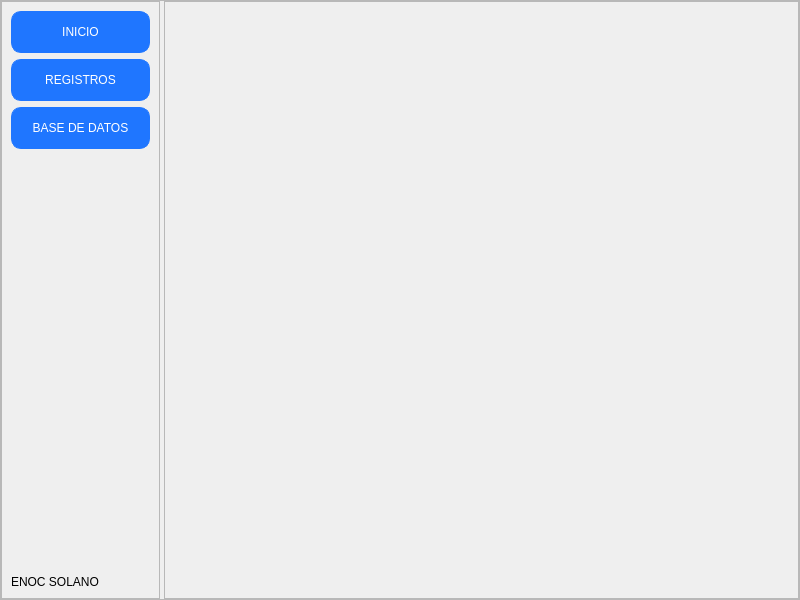
<?xml version="1.0" encoding="UTF-8"?>
<ui version="4.0">
 <class>MainWindow</class>
 <widget class="QMainWindow" name="MainWindow">
  <property name="geometry">
   <rect>
    <x>0</x>
    <y>0</y>
    <width>800</width>
    <height>600</height>
   </rect>
  </property>
  <property name="windowTitle">
   <string>MainWindow</string>
  </property>
  <widget class="QWidget" name="centralwidget">
   <layout class="QHBoxLayout" name="horizontalLayout">
    <property name="spacing">
     <number>0</number>
    </property>
    <property name="leftMargin">
     <number>0</number>
    </property>
    <property name="topMargin">
     <number>0</number>
    </property>
    <property name="rightMargin">
     <number>0</number>
    </property>
    <property name="bottomMargin">
     <number>0</number>
    </property>
    <item>
     <widget class="QFrame" name="frame">
      <property name="frameShape">
       <enum>QFrame::StyledPanel</enum>
      </property>
      <property name="frameShadow">
       <enum>QFrame::Raised</enum>
      </property>
      <layout class="QHBoxLayout" name="horizontalLayout_2" stretch="2,8">
       <property name="spacing">
        <number>4</number>
       </property>
       <property name="leftMargin">
        <number>0</number>
       </property>
       <property name="topMargin">
        <number>0</number>
       </property>
       <property name="rightMargin">
        <number>0</number>
       </property>
       <property name="bottomMargin">
        <number>0</number>
       </property>
       <item>
        <widget class="QFrame" name="frame_control">
         <property name="styleSheet">
          <string notr="true">QPushButton{
padding: 13% 0;
border: 1px solid rgb(31, 118, 255);
border-radius: 10px;
background-color: rgb(31, 118, 255);
color: rgb(255, 255, 255);
}

QPushButton:hover{
background-color: rgb(212, 212, 212);
color: rgb(8, 0, 20);
border: 1px solid rgb(212, 212, 212);
}
</string>
         </property>
         <property name="frameShape">
          <enum>QFrame::StyledPanel</enum>
         </property>
         <property name="frameShadow">
          <enum>QFrame::Raised</enum>
         </property>
         <layout class="QVBoxLayout" name="verticalLayout">
          <item>
           <widget class="QPushButton" name="bt_inicio">
            <property name="text">
             <string>INICIO</string>
            </property>
           </widget>
          </item>
          <item>
           <widget class="QPushButton" name="bt_registros">
            <property name="text">
             <string>REGISTROS</string>
            </property>
           </widget>
          </item>
          <item>
           <widget class="QPushButton" name="bt_base_datos">
            <property name="text">
             <string>BASE DE DATOS</string>
            </property>
           </widget>
          </item>
          <item>
           <spacer name="verticalSpacer">
            <property name="orientation">
             <enum>Qt::Vertical</enum>
            </property>
            <property name="sizeHint" stdset="0">
             <size>
              <width>20</width>
              <height>291</height>
             </size>
            </property>
           </spacer>
          </item>
          <item>
           <widget class="QLabel" name="label">
            <property name="text">
             <string>ENOC SOLANO</string>
            </property>
           </widget>
          </item>
         </layout>
        </widget>
       </item>
       <item>
        <widget class="QFrame" name="frame_contenedor">
         <property name="frameShape">
          <enum>QFrame::StyledPanel</enum>
         </property>
         <property name="frameShadow">
          <enum>QFrame::Raised</enum>
         </property>
         <layout class="QVBoxLayout" name="verticalLayout_2">
          <property name="spacing">
           <number>0</number>
          </property>
          <property name="leftMargin">
           <number>0</number>
          </property>
          <property name="topMargin">
           <number>0</number>
          </property>
          <property name="rightMargin">
           <number>0</number>
          </property>
          <property name="bottomMargin">
           <number>0</number>
          </property>
          <item>
           <widget class="QStackedWidget" name="stackedWidget">
            <property name="currentIndex">
             <number>32</number>
            </property>
            <widget class="QWidget" name="page_inicio">
             <layout class="QVBoxLayout" name="verticalLayout_3" stretch="1,9">
              <item>
               <widget class="QFrame" name="frame_head_inicio">
                <property name="styleSheet">
                 <string notr="true">QFrame{
background-color: rgb(31, 118, 255);
color: #fff;
border-radius: 10px;
}
</string>
                </property>
                <property name="frameShape">
                 <enum>QFrame::StyledPanel</enum>
                </property>
                <property name="frameShadow">
                 <enum>QFrame::Raised</enum>
                </property>
                <layout class="QHBoxLayout" name="horizontalLayout_5">
                 <item>
                  <spacer name="horizontalSpacer">
                   <property name="orientation">
                    <enum>Qt::Horizontal</enum>
                   </property>
                   <property name="sizeHint" stdset="0">
                    <size>
                     <width>261</width>
                     <height>20</height>
                    </size>
                   </property>
                  </spacer>
                 </item>
                 <item>
                  <widget class="QLabel" name="label_head_inicio">
                   <property name="text">
                    <string>INICIO</string>
                   </property>
                   <property name="alignment">
                    <set>Qt::AlignCenter</set>
                   </property>
                  </widget>
                 </item>
                 <item>
                  <spacer name="horizontalSpacer_2">
                   <property name="orientation">
                    <enum>Qt::Horizontal</enum>
                   </property>
                   <property name="sizeHint" stdset="0">
                    <size>
                     <width>261</width>
                     <height>20</height>
                    </size>
                   </property>
                  </spacer>
                 </item>
                </layout>
               </widget>
              </item>
              <item>
               <widget class="QFrame" name="frame_body_inicio">
                <property name="styleSheet">
                 <string notr="true"/>
                </property>
                <property name="frameShape">
                 <enum>QFrame::StyledPanel</enum>
                </property>
                <property name="frameShadow">
                 <enum>QFrame::Raised</enum>
                </property>
                <layout class="QGridLayout" name="gridLayout_2">
                 <item row="0" column="1">
                  <spacer name="verticalSpacer_2">
                   <property name="orientation">
                    <enum>Qt::Vertical</enum>
                   </property>
                   <property name="sizeHint" stdset="0">
                    <size>
                     <width>20</width>
                     <height>88</height>
                    </size>
                   </property>
                  </spacer>
                 </item>
                 <item row="1" column="0">
                  <spacer name="horizontalSpacer_3">
                   <property name="orientation">
                    <enum>Qt::Horizontal</enum>
                   </property>
                   <property name="sizeHint" stdset="0">
                    <size>
                     <width>96</width>
                     <height>20</height>
                    </size>
                   </property>
                  </spacer>
                 </item>
                 <item row="1" column="1">
                  <widget class="QFrame" name="frame_body_inicio_seleccionar_equipo_trabajar">
                   <property name="styleSheet">
                    <string notr="true">QFrame{
border-radius: 10px;
border: 1px solid rgb(212, 212, 212);
background-color: rgb(212, 212, 212);
}</string>
                   </property>
                   <property name="frameShape">
                    <enum>QFrame::StyledPanel</enum>
                   </property>
                   <property name="frameShadow">
                    <enum>QFrame::Raised</enum>
                   </property>
                   <layout class="QGridLayout" name="gridLayout">
                    <item row="2" column="1">
                     <spacer name="verticalSpacer_6">
                      <property name="orientation">
                       <enum>Qt::Vertical</enum>
                      </property>
                      <property name="sizeHint" stdset="0">
                       <size>
                        <width>20</width>
                        <height>40</height>
                       </size>
                      </property>
                     </spacer>
                    </item>
                    <item row="5" column="1">
                     <spacer name="verticalSpacer_5">
                      <property name="orientation">
                       <enum>Qt::Vertical</enum>
                      </property>
                      <property name="sizeHint" stdset="0">
                       <size>
                        <width>20</width>
                        <height>36</height>
                       </size>
                      </property>
                     </spacer>
                    </item>
                    <item row="1" column="2">
                     <spacer name="horizontalSpacer_6">
                      <property name="orientation">
                       <enum>Qt::Horizontal</enum>
                      </property>
                      <property name="sizeHint" stdset="0">
                       <size>
                        <width>39</width>
                        <height>20</height>
                       </size>
                      </property>
                     </spacer>
                    </item>
                    <item row="0" column="1">
                     <spacer name="verticalSpacer_4">
                      <property name="orientation">
                       <enum>Qt::Vertical</enum>
                      </property>
                      <property name="sizeHint" stdset="0">
                       <size>
                        <width>20</width>
                        <height>36</height>
                       </size>
                      </property>
                     </spacer>
                    </item>
                    <item row="1" column="0">
                     <spacer name="horizontalSpacer_5">
                      <property name="orientation">
                       <enum>Qt::Horizontal</enum>
                      </property>
                      <property name="sizeHint" stdset="0">
                       <size>
                        <width>39</width>
                        <height>20</height>
                       </size>
                      </property>
                     </spacer>
                    </item>
                    <item row="3" column="1">
                     <widget class="QComboBox" name="comboBox_body_inicio_seleccionar">
                      <property name="styleSheet">
                       <string notr="true"/>
                      </property>
                      <item>
                       <property name="text">
                        <string>IMM 1000</string>
                       </property>
                      </item>
                      <item>
                       <property name="text">
                        <string>IMM 2000</string>
                       </property>
                      </item>
                      <item>
                       <property name="text">
                        <string>ATELLICA CH</string>
                       </property>
                      </item>
                      <item>
                       <property name="text">
                        <string>ATELLICA IM</string>
                       </property>
                      </item>
                      <item>
                       <property name="text">
                        <string>DIMENSION</string>
                       </property>
                      </item>
                      <item>
                       <property name="text">
                        <string>ADVIA 2120</string>
                       </property>
                      </item>
                      <item>
                       <property name="text">
                        <string>CA 660</string>
                       </property>
                      </item>
                      <item>
                       <property name="text">
                        <string>CLINITEK ADVANTUS</string>
                       </property>
                      </item>
                      <item>
                       <property name="text">
                        <string>LIASION XL</string>
                       </property>
                      </item>
                      <item>
                       <property name="text">
                        <string>CM 250</string>
                       </property>
                      </item>
                      <item>
                       <property name="text">
                        <string>COUNTER XS</string>
                       </property>
                      </item>
                      <item>
                       <property name="text">
                        <string>COUNTER 19</string>
                       </property>
                      </item>
                      <item>
                       <property name="text">
                        <string>FUJI 500</string>
                       </property>
                      </item>
                      <item>
                       <property name="text">
                        <string>NOVUS</string>
                       </property>
                      </item>
                     </widget>
                    </item>
                    <item row="1" column="1">
                     <widget class="QLabel" name="label_body_inicio_seleccionar_equipo_trabajar">
                      <property name="styleSheet">
                       <string notr="true">QFrame{
border: 0;
}</string>
                      </property>
                      <property name="text">
                       <string>SELECCIONE EQUIPO A TRABAJAR</string>
                      </property>
                      <property name="alignment">
                       <set>Qt::AlignCenter</set>
                      </property>
                     </widget>
                    </item>
                    <item row="4" column="1">
                     <widget class="QPushButton" name="bt_body_inicio_seleccionar_equipo_trabajar_bt">
                      <property name="text">
                       <string>Seleccionar</string>
                      </property>
                     </widget>
                    </item>
                   </layout>
                  </widget>
                 </item>
                 <item row="1" column="2">
                  <spacer name="horizontalSpacer_4">
                   <property name="orientation">
                    <enum>Qt::Horizontal</enum>
                   </property>
                   <property name="sizeHint" stdset="0">
                    <size>
                     <width>96</width>
                     <height>20</height>
                    </size>
                   </property>
                  </spacer>
                 </item>
                 <item row="2" column="1">
                  <spacer name="verticalSpacer_3">
                   <property name="orientation">
                    <enum>Qt::Vertical</enum>
                   </property>
                   <property name="sizeHint" stdset="0">
                    <size>
                     <width>20</width>
                     <height>87</height>
                    </size>
                   </property>
                  </spacer>
                 </item>
                </layout>
               </widget>
              </item>
             </layout>
            </widget>
            <widget class="QWidget" name="page_inicio_IMM_1000"/>
            <widget class="QWidget" name="page_inicio_IMM_2000"/>
            <widget class="QWidget" name="page_inicio_ATELLICA_CH"/>
            <widget class="QWidget" name="page_inicio_ATELLICA_IM"/>
            <widget class="QWidget" name="page_inicio_DIMENSION"/>
            <widget class="QWidget" name="page_inicio_DIMENSION2"/>
            <widget class="QWidget" name="page_inicio_DIMENSION3"/>
            <widget class="QWidget" name="page_inicio_DIMENSION4"/>
            <widget class="QWidget" name="page_8"/>
            <widget class="QWidget" name="page_9"/>
            <widget class="QWidget" name="page_2"/>
            <widget class="QWidget" name="page_3"/>
            <widget class="QWidget" name="page_4"/>
            <widget class="QWidget" name="page"/>
            <widget class="QWidget" name="page_registros">
             <layout class="QHBoxLayout" name="horizontalLayout_3">
              <item>
               <widget class="QPushButton" name="pushButton">
                <property name="text">
                 <string>PÁGINA REGISTROS</string>
                </property>
               </widget>
              </item>
             </layout>
            </widget>
            <widget class="QWidget" name="page_registros_IMM_1000"/>
            <widget class="QWidget" name="page_registros_IMM_2000"/>
            <widget class="QWidget" name="page_registros_ATELLICA_CH"/>
            <widget class="QWidget" name="page_registros_ATELLICA_IM"/>
            <widget class="QWidget" name="page_registros_DIMENSION"/>
            <widget class="QWidget" name="page_registros_ADVIA_2120"/>
            <widget class="QWidget" name="page_registros_CA_660"/>
            <widget class="QWidget" name="page_registros_CLINITEK"/>
            <widget class="QWidget" name="page_registros_ADVANTUS"/>
            <widget class="QWidget" name="page_registros_LIASION_XL"/>
            <widget class="QWidget" name="page_registros_CM_250"/>
            <widget class="QWidget" name="page_registros_COUNTER_XS"/>
            <widget class="QWidget" name="page_registros_COUNTER_19"/>
            <widget class="QWidget" name="page_registros_FUJI_500"/>
            <widget class="QWidget" name="page_registros_NOVUS"/>
            <widget class="QWidget" name="page_base_datos">
             <layout class="QHBoxLayout" name="horizontalLayout_4">
              <item>
               <widget class="QPushButton" name="pushButton_2">
                <property name="text">
                 <string>PÁGINA BASE DATOS</string>
                </property>
               </widget>
              </item>
             </layout>
            </widget>
            <widget class="QWidget" name="page_base_datos_IMM_1000"/>
            <widget class="QWidget" name="page_30"/>
            <widget class="QWidget" name="page_31"/>
            <widget class="QWidget" name="page_32"/>
            <widget class="QWidget" name="page_33"/>
            <widget class="QWidget" name="page_34"/>
            <widget class="QWidget" name="page_35"/>
            <widget class="QWidget" name="page_36"/>
            <widget class="QWidget" name="page_37"/>
            <widget class="QWidget" name="page_38"/>
            <widget class="QWidget" name="page_39"/>
            <widget class="QWidget" name="page_40"/>
            <widget class="QWidget" name="page_41"/>
            <widget class="QWidget" name="page_29"/>
           </widget>
          </item>
         </layout>
        </widget>
       </item>
      </layout>
     </widget>
    </item>
   </layout>
  </widget>
 </widget>
 <resources/>
 <connections/>
</ui>
